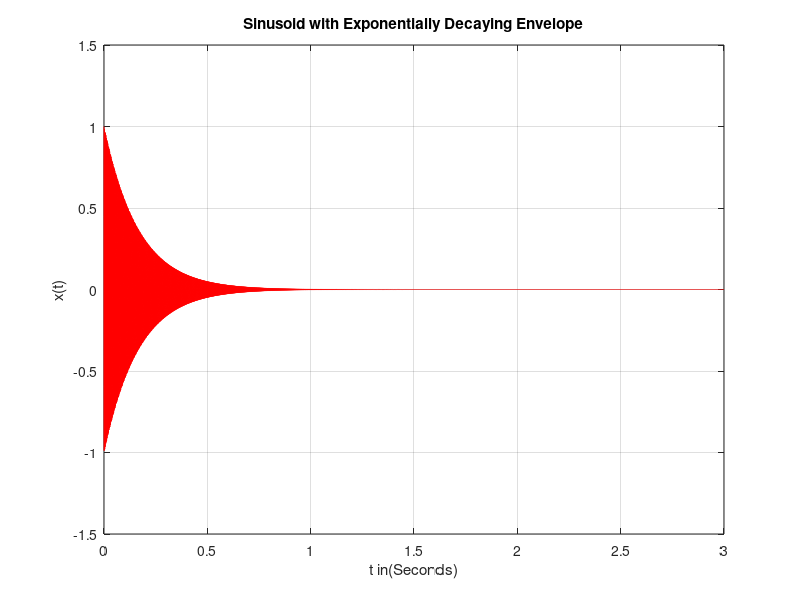

Recreate this plot in MATLAB.
%%%%%%%%%%%%%%%%%%%%%%%%%%%%%%
f0 =440;
a = 2;
t=0:0.0001:3;
x3 = (exp(-((a^2)+2)*t)).*cos(2*pi*f0*t);

plot(t,x3,'-r');
xlim([0 3]);
ylim([-1.5 1.5]);
grid on;
xlabel('t in(Seconds)');
ylabel('x(t)');
title('Sinusoid with Exponentially Decaying Envelope');
soundsc(x3);
%%%%%%%%%%%%%%%%%%%%%%%%%%%%%%